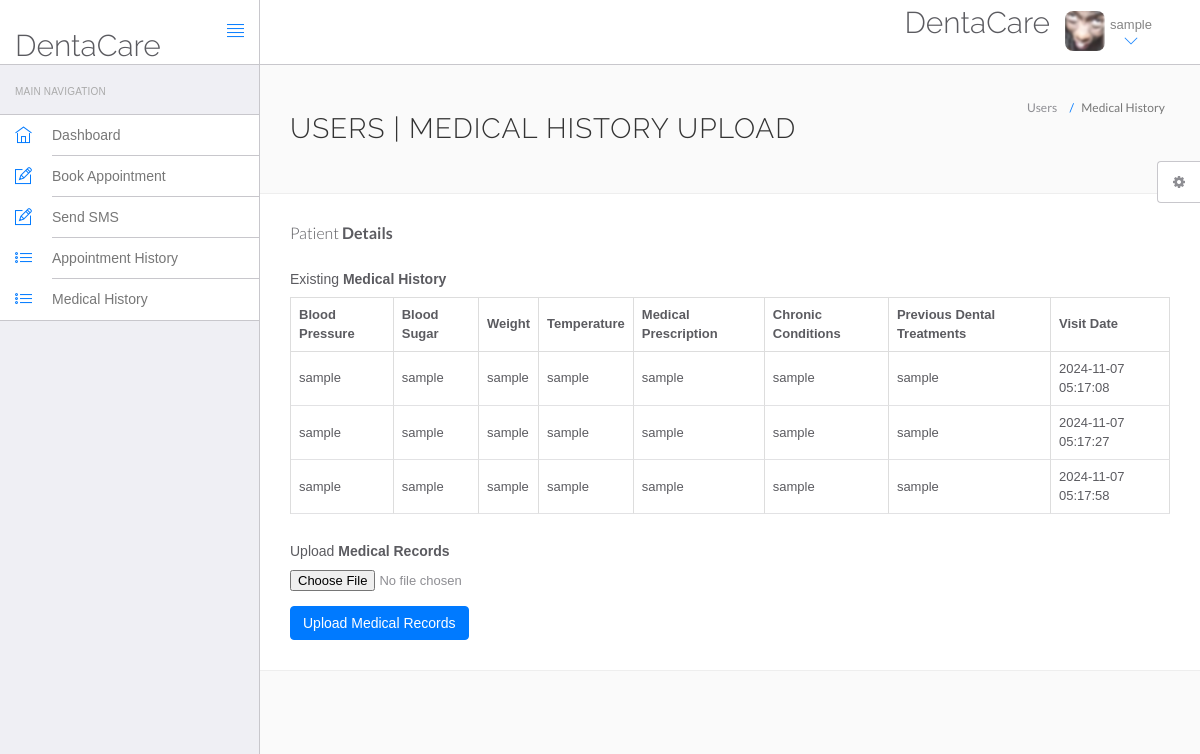
/hms/view-medhistory.php (signed in), run on the app's committed database.
### tables this page shows
CREATE TABLE `users` (
  `id` int(11) NOT NULL,
  `fullName` varchar(255) DEFAULT NULL,
  `address` longtext DEFAULT NULL,
  `city` varchar(255) DEFAULT NULL,
  `province` varchar(255) DEFAULT NULL,
  `gender` varchar(255) DEFAULT NULL,
  `email` varchar(255) DEFAULT NULL,
  `password` varchar(255) DEFAULT NULL,
  `regDate` timestamp NULL DEFAULT current_timestamp(),
  `updationDate` timestamp NULL DEFAULT NULL ON UPDATE current_timestamp(),
  `role` enum('user') NOT NULL DEFAULT 'user',
  `profile_picture` varchar(255) DEFAULT NULL
);

CREATE TABLE `tblmedicalhistory` (
  `ID` int(10) NOT NULL,
  `PatientID` int(10) DEFAULT NULL,
  `BloodPressure` varchar(200) DEFAULT NULL,
  `BloodSugar` varchar(200) NOT NULL,
  `Weight` varchar(100) DEFAULT NULL,
  `Temperature` varchar(200) DEFAULT NULL,
  `MedicalPres` mediumtext DEFAULT NULL,
  `ChronicCond` varchar(255) DEFAULT NULL,
  `PrevDen` varchar(255) DEFAULT NULL,
  `CreationDate` timestamp NOT NULL DEFAULT current_timestamp() ON UPDATE current_timestamp()
);

### hms/view-medhistory.php (the view, shortened to what this page needs)
<?php
include('include/config.php');
?>
<!DOCTYPE html>
<html lang="en">
<head>
    <link rel="stylesheet" href="vendor/bootstrap/css/bootstrap.min.css">
    <link rel="stylesheet" href="vendor/fontawesome/css/font-awesome.min.css">
    <link rel="stylesheet" href="vendor/themify-icons/themify-icons.min.css">
    <link href="vendor/animate.css/animate.min.css" rel="stylesheet" media="screen">
    <link href="vendor/perfect-scrollbar/perfect-scrollbar.min.css" rel="stylesheet" media="screen">
    <link href="vendor/switchery/switchery.min.css" rel="stylesheet" media="screen">
    <link href="vendor/bootstrap-touchspin/jquery.bootstrap-touchspin.min.css" rel="stylesheet" media="screen">
    <link href="vendor/select2/select2.min.css" rel="stylesheet" media="screen">
    <link href="vendor/bootstrap-datepicker/bootstrap-datepicker3.standalone.min.css" rel="stylesheet" media="screen">
    <link href="vendor/bootstrap-timepicker/bootstrap-timepicker.min.css" rel="stylesheet" media="screen">
    <link rel="stylesheet" href="assets/css/styles.css">
    <link rel="stylesheet" href="assets/css/plugins.css">
    <link rel="stylesheet" href="assets/css/themes/theme-1.css" id="skin_color" />
</head>
<body>
    <div id="app">
        <?php include('include/sidebar.php'); ?>
        <div class="app-content">
            <?php include('include/header.php'); ?>
            <div class="main-content">
                <div class="wrap-content container" id="container">
                    <section id="page-title">
                        <div class="row">
                            <div class="col-sm-8">
                                <h1 class="mainTitle">Users | Medical History Upload</h1>
                            </div>
                            <ol class="breadcrumb">
                                <li><span>Users</span></li>
                                <li class="active"><span>Medical History</span></li>
                            </ol>
                        </div>
                    </section>
                    <div class="container-fluid container-fullw bg-white">
                        <div class="row">
                            <div class="col-md-12">
                                <h5 class="over-title margin-bottom-15">Patient <span class="text-bold">Details</span></h5>
                                <?php
                                $vid = $_GET['viewid'];
                                ?>
                                <h5 class="margin-top-30">Existing <span class="text-bold">Medical History</span></h5>
                                <table class="table table-bordered">
                                    <thead class="thead-dark">
                                        <tr>
                                            <th>Blood Pressure</th>
                                            <th>Blood Sugar</th>
                                            <th>Weight</th>
                                            <th>Temperature</th>
                                            <th>Medical Prescription</th>
                                            <th>Chronic Conditions</th>
                                            <th>Previous Dental Treatments</th>
                                            <th>Visit Date</th>
                                        </tr>
                                    </thead>
                                    <tbody>
                                        <?php
                                        $ret = mysqli_query($con, "SELECT * FROM tblmedicalhistory WHERE PatientID='$vid'");
                                        while ($row = mysqli_fetch_array($ret)) {
                                            echo "<tr>
                                                <td>{$row['BloodPressure']}</td>
                                                <td>{$row['BloodSugar']}</td>
                                                <td>{$row['Weight']}</td>
                                                <td>{$row['Temperature']}</td>
                                                <td>{$row['MedicalPres']}</td>
                                                <td>{$row['ChronicCond']}</td>
                                                <td>{$row['PrevDen']}</td>
                                                <td>{$row['CreationDate']}</td>
                                            </tr>";
                                        }
                                        ?>
                                    </tbody>
                                </table>
                                <h5 class="margin-top-30">Upload <span class="text-bold">Medical Records</span></h5>
                                <form method="POST" enctype="multipart/form-data">
                                    <div class="form-group">
                                        <input type="file" name="file" class="form-control-file">
                                    </div>
                                    <button type="submit" name="btnUpload" class="btn btn-primary">Upload Medical Records</button>
                                </form>
                            </div>
                        </div>
                    </div>
                    <?php include('include/setting.php'); ?>
                </div>
            </div>
        </div>
    </div>
</body>
</html>

### hms/include/header.php (shortened to what this page needs)
<header class="navbar navbar-default navbar-static-top">
					<div class="navbar-header">
						<a class="navbar-brand" href="#">
							<h2 style="padding-top:20% ">DentaCare</h2>
						</a>
						<a href="#" class="sidebar-toggler pull-right visible-md visible-lg" data-toggle-class="app-sidebar-closed" data-toggle-target="#app">
							<i class="ti-align-justify"></i>
						</a>
					</div>
					<div class="navbar-collapse collapse">
						<ul class="nav navbar-right">
								<li  style="padding-top:2% ">
								<h2>DentaCare</h2>
							</li>
							<li class="dropdown current-user">
    <a href class="dropdown-toggle" data-toggle="dropdown">
        <?php
        $query = mysqli_query($con, "SELECT fullName, profile_picture FROM users WHERE id='" . $_SESSION['id'] . "'");
        $row = mysqli_fetch_array($query);
        $profilePicture = !empty($row['profile_picture']) ? $row['profile_picture'] : 'assets/images/default.jpg';
        ?>
        <img src="<?php echo $profilePicture; ?>" style="width:40px; height:40px;"> <span class="username">
            <?php echo $row['fullName']; ?> <i class="ti-angle-down"></i></span>
    </a>
</li>
						</ul>
					</div>
				</header>

### hms/assets/css/themes/theme-1.css (style rules this page uses)
body { background: #FAFAFA; }
header .navbar-header { background: #ffffff !important; border-right-color: #c8c7cc !important; border-bottom-color: #c8c7cc !important; }
header .navbar-header .sidebar-toggler, header .navbar-header .sidebar-mobile-toggler { color: #007aff !important; }
header .navbar-header .navbar-brand { color: #777 !important; }
header .navbar-collapse { background: #ffffff !important; border-bottom-color: #c8c7cc !important; box-shadow: none !important; }
header .navbar-collapse .navbar-right > li > a { color: #777; }
header .navbar-collapse .navbar-right > li > a i { color: #007aff !important; }

### data on the page
users: profile_picture (picture), fullName "sample"
tblmedicalhistory: BloodPressure "sample", BloodSugar "sample", Weight "sample", Temperature "sample", MedicalPres "sample", ChronicCond "sample", PrevDen "sample", CreationDate "2024-11-07 05:17:08"
tblmedicalhistory: BloodPressure "sample", BloodSugar "sample", Weight "sample", Temperature "sample", MedicalPres "sample", ChronicCond "sample", PrevDen "sample", CreationDate "2024-11-07 05:17:27"
tblmedicalhistory: BloodPressure "sample", BloodSugar "sample", Weight "sample", Temperature "sample", MedicalPres "sample", ChronicCond "sample", PrevDen "sample", CreationDate "2024-11-07 05:17:58"
